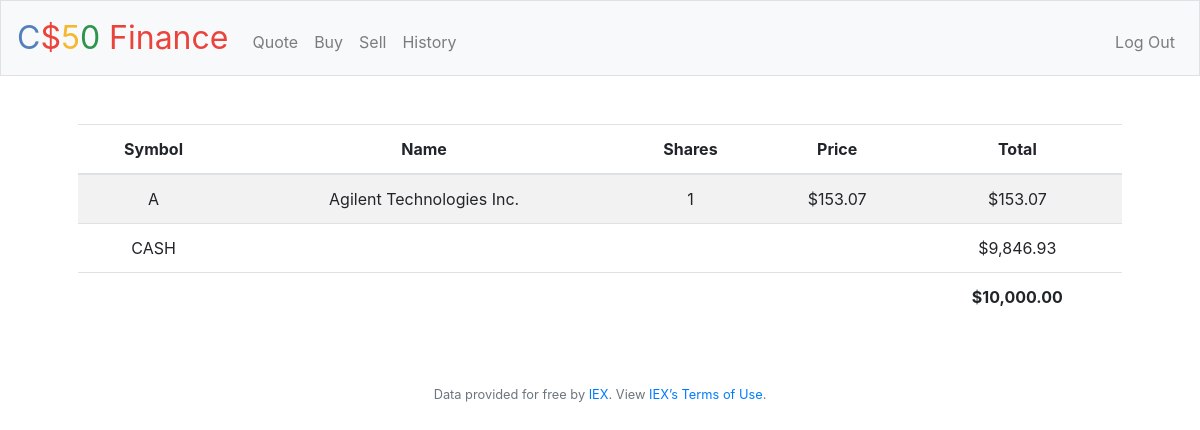
The page / (signed in) on the database its author committed.
### tables this page shows
CREATE TABLE transactions (person_id INTEGER, symbol TEXT NOT NULL, name TEXT NOT NULL, shares INTEGER, price NUMERIC NOT NULL);

CREATE TABLE users (id INTEGER, username TEXT NOT NULL, hash TEXT NOT NULL, cash NUMERIC NOT NULL DEFAULT 10000.00, PRIMARY KEY(id));

### application.py (the view)
@app.route("/")
@login_required
def index():
    total = db.execute(
        "SELECT symbol, name, SUM(shares) AS shares,price, price*SUM(shares) AS total FROM transactions GROUP BY name HAVING person_id = ?;", session["user_id"])
    cash = db.execute("SELECT cash FROM users WHERE id = ?;", session["user_id"])
    return render_template("index.html", values=total, cash=cash)

### application.py (called while the page is built)
@app.after_request
def after_request(response):
    response.headers["Cache-Control"] = "no-cache, no-store, must-revalidate"
    response.headers["Expires"] = 0
    response.headers["Pragma"] = "no-cache"
    return response

### helpers.py (called while the page is built)
def login_required(f):
    @wraps(f)
    def decorated_function(*args, **kwargs):
        if session.get("user_id") is None:
            return redirect("/login")
        return f(*args, **kwargs)
    return decorated_function

def usd(value):
    return f"${value:,.2f}"

### templates/index.html (shortened to what this page needs)
{% extends "layout.html" %}
{% block main %}
 <table class="table table-striped">
        <thead>
            <tr>
                <th>Symbol</th>
                <th>Name</th>
                <th>Shares</th>
                <th>Price</th>
                <th>Total</th>
            </tr>
        </thead>
        <tbody>
             <tfoot>
                <tr>
                    <td colspan="4"></td>
                    <td><strong>$10,000.00</strong></td>
                </tr>
            </tfoot>
            {% for dict_item in values %}
               <tr>
                    <td>{{ dict_item['symbol'] }}</td>
                    <td>{{ dict_item['name'] }}</td>
                    <td>{{ dict_item['shares'] }}</td>
                    <td>{{ dict_item['price'] | usd }}</td>
                    <td>{{ dict_item['total'] | usd }}</td>
                </tr>
            {% endfor %}
            <tr>
                <td>CASH</td>
                <td colspan="3"></td>
                <td> {{ cash[0]['cash'] | usd }}</td>
            </tr>
        </tbody>
    </table>
{% endblock %}

### rows shown on the page
transactions: symbol "A", name "Agilent Technologies Inc.", shares "1", price "$153.07", total "$153.07"
users: cash "$9,846.93"
